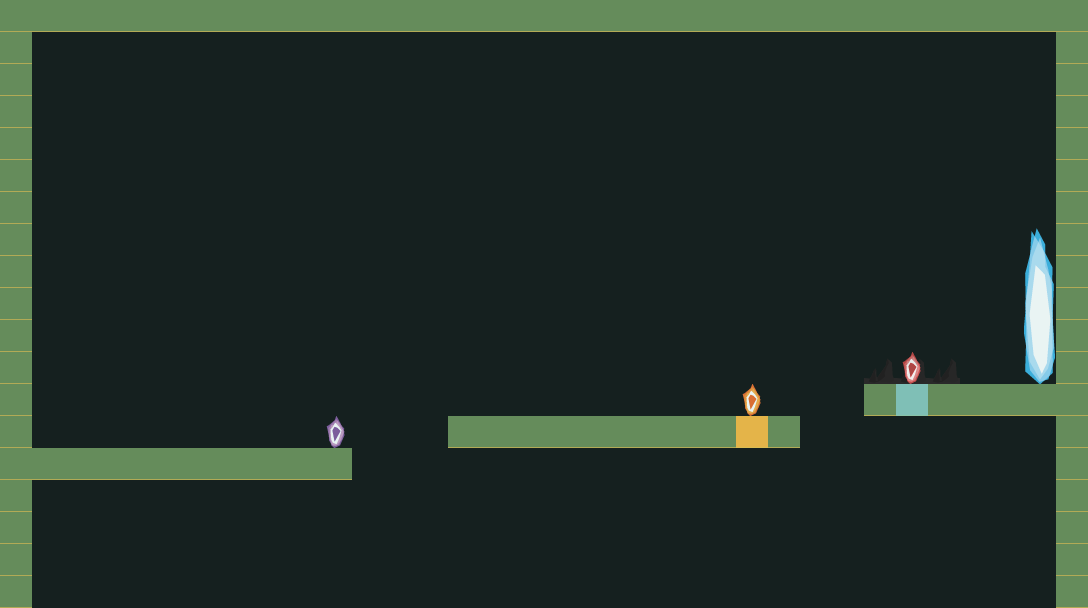

The image is a tile-based game level rendered from a .tmx file. Its description and source (layers, tilesets, objects; grid data summarised) follow:
An orthogonal 34x19 tile map with 32x32 px tiles, 2 tile layers (colissionLayer, thirdLayer), 2 hidden layers not drawn.

<map version="1.0" orientation="orthogonal" renderorder="right-down" width="34" height="19" tilewidth="32" tileheight="32" nextobjectid="1">
 <tileset firstgid="1" name="Test" tilewidth="32" tileheight="32" tilecount="1216" columns="32">
  <image source="tileset.png" width="1024" height="1216" />
  <tile id="192">
   <properties>
    <property name="layer_index" value="3" />
   </properties>
  </tile>
  <tile id="224">
   <properties>
    <property name="layer_index" value="2" />
   </properties>
  </tile>
  <tile id="256">
   <properties>
    <property name="layer_index" value="1" />
   </properties>
  </tile>
  <tile id="329">
   <properties>
    <property name="layer_index" value="1" />
    <property name="portal" value="1" />
   </properties>
  </tile>
  <tile id="352">
   <properties>
    <property name="is_gem" value="1" />
    <property name="layer_index" value="2" />
   </properties>
  </tile>
  <tile id="353">
   <properties>
    <property name="is_gem" value="1" />
    <property name="layer_index" value="1" />
   </properties>
  </tile>
  <tile id="367">
   <properties>
    <property name="layer_index" value="3" />
    <property name="portal" value="1" />
   </properties>
  </tile>
  <tile id="384">
   <properties>
    <property name="is_gem" value="1" />
    <property name="layer_index" value="3" />
   </properties>
  </tile>
  <tile id="399">
   <properties>
    <property name="layer_index" value="3" />
    <property name="portal" value="1" />
   </properties>
  </tile>
  <tile id="431">
   <properties>
    <property name="layer_index" value="3" />
    <property name="portal" value="1" />
   </properties>
  </tile>
  <tile id="448">
   <properties>
    <property name="layer_index" value="3" />
    <property name="portal" value="1" />
   </properties>
  </tile>
  <tile id="453">
   <properties>
    <property name="is_gem" value="1" />
    <property name="layer_index" value="1" />
   </properties>
  </tile>
  <tile id="463">
   <properties>
    <property name="layer_index" value="3" />
    <property name="portal" value="1" />
   </properties>
  </tile>
  <tile id="495">
   <properties>
    <property name="layer_index" value="3" />
    <property name="portal" value="1" />
   </properties>
  </tile>
 </tileset>
 <layer name="colissionLayer" width="34" height="19">
  <data>[646 cells, 105 non-empty, 11 distinct tile ids]</data>
 </layer>
 <layer name="thirdLayer" width="34" height="19" opacity="0.17">
  <data>[646 cells, 646 non-empty, 2 distinct tile ids]</data>
 </layer>
 <layer name="secondLayer" width="34" height="19" visible="0" opacity="0.14">
  <data>[646 cells, 646 non-empty, 7 distinct tile ids]</data>
 </layer>
 <layer name="firstLayer" width="34" height="19" visible="0" opacity="0.18">
  <data>[646 cells, 646 non-empty, 135 distinct tile ids]</data>
 </layer>
</map>
